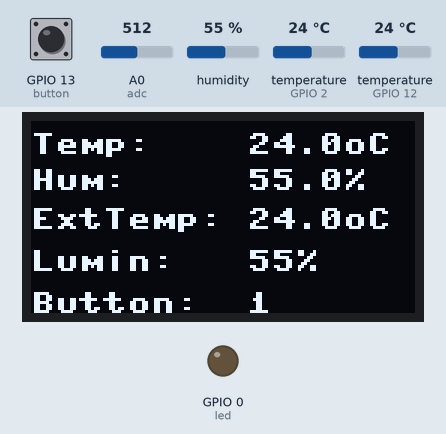
The program below on a simulated ESP8266 board running MicroPython. On the bench: 128×64 one-colour display, output pins drawn as LEDs (lit = HIGH). Inputs (shaded band) come from the test bench; at power-on: GPIO 13 (button) HIGH, A0 (adc) = 512, humidity 55 %, temperature (sensors on GPIO 2, GPIO 12) 24 °C (analog values on the 0–1023 scale).

Above: at 0.9 s.
At 123.4 s:
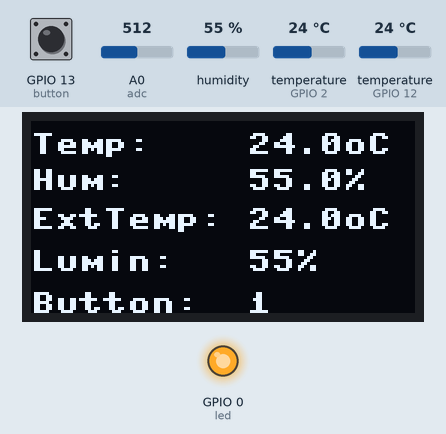
Timing chart, 0 to 125.6 s (numbered marks = the images above):
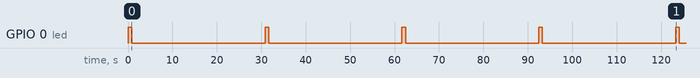

Measured:
- by itself, GPIO 0 (led): alternates HIGH for 0.81 s and LOW for 30.0 s

The program:

localData.py
```python
# import general libraries
from machine import Pin
import time
from time import sleep

# Define constants
PUB_TIME_SEC = 30

# define pin 0 (LED) as output
led = Pin(0, Pin.OUT)

# DHT
from dht import DHT22
dht22 = DHT22(Pin(12))

# Function to read DHT
def readDht():
    dht22.measure()
    return dht22.temperature(), dht22.humidity()

# DS18B20
import onewire, ds18x20

# Define which pin the 1-wire device will be connected ==> pin 2 (D4)
dat = Pin(2)

# Create the onewire object
ds = ds18x20.DS18X20(onewire.OneWire(dat))

# scan for devices on the bus
sensors = ds.scan()

# function to read DS18B20
def readDs():
    ds.convert_temp()
    time.sleep_ms(750)
    return round(ds.read_temp(sensors[0]), 1)

# LDR
from machine import ADC

# Define object
adc = ADC(0)

#function to read luminosity
def readLdr():
    lumPerct = (adc.read()-40)*(10/86) # convert in percentage ("map")
    return round(lumPerct)

# define pin 13 as an input and activate an internal Pull-up resistor:
button = Pin(13, Pin.IN, Pin.PULL_UP)

# Function to read button state:
def readBut():
        return button.value()

# Function to read all data:
def colectData():
    temp, hum, = readDht()
    extTemp = readDs()
    lum = readLdr()
    butSts = readBut()
    return temp, hum, extTemp, lum, butSts

# import library and create object i2c
from machine import I2C
i2c = I2C(scl=Pin(5), sda=Pin(4))

# import library and create object oled
import ssd1306
i2c = I2C(scl=Pin(5), sda=Pin(4))
oled = ssd1306.SSD1306_I2C(128, 64, i2c, 0x3c)

# create a function do display all data:
def displayData(temp, hum, extTemp, lum, butSts):
    oled.fill(0)
    oled.text("Temp:    " + str(temp) + "oC", 0, 4)
    oled.text("Hum:     " + str(hum) + "%",0, 16)
    oled.text("ExtTemp: " + str(extTemp) + "oC", 0, 29)
    oled.text("Lumin:   " + str(lum) + "%", 0, 43)
    oled.text("Button:  " + str(butSts), 0, 57)
    oled.show()


''' ------ general functions ----'''

# Clear display :
def displayClear():
    oled.fill(0)
    oled.show()

# create a blink function
def blinkLed(num):
    for i in range(0, num):
        led.on()
        sleep(0.5)
        led.off()
        sleep(0.5)

'''------ main function --------'''
def main():
    while button.value():
        led.on()
        temp, hum, extTemp, lum, butSts = colectData()
        displayData(temp, hum, extTemp, lum, butSts)
        led.off()
        time.sleep(PUB_TIME_SEC)
    blinkLed(3)
    displayClear()


'''------ run main function --------'''
main()
```
